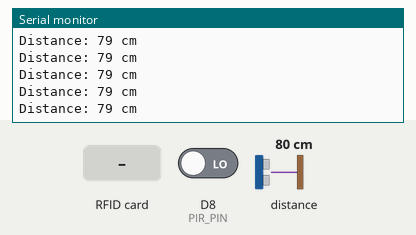
Recording of a sketch running on a simulated ESP8266 (NodeMCU). Parts: the last lines printed to the serial monitor. Wiring (inferred from the names in the program): ultrasonic range finder: trigger D4; echo D3. The inputs (shaded band) are chosen by the test bench; at power-on: distance to the obstacle 80 cm, D8 (PIR_PIN) LOW. The echo pulse lasts 58.3 µs per cm; WiFi joins after 1.5 s; servers stay silent unless stated.

Above: at 3.2 s.
3.3 s: distance to the obstacle set to 35 cm
At 3.48 s:
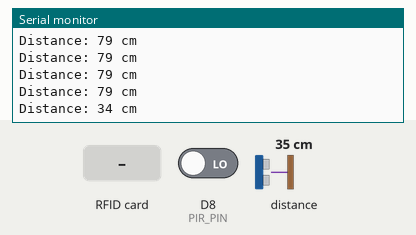
6.3 s: RFID card 62 F1 9C 64 held to the reader
At 7.4 s:
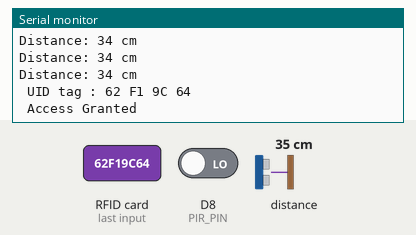
7.9 s: RFID card F3 F2 EE BC held to the reader
At 12.0 s:
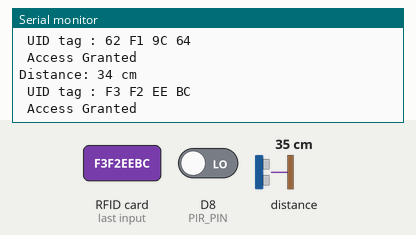

Measured:
- after the input at 3.3 s, the serial monitor: prints a new line after 0.06 s (image 1)
- after the input at 6.3 s, the serial monitor: prints a new line after 0.10 s (image 2)
- after the input at 7.9 s, the serial monitor: prints a new line after 2.8 s (image 3)

The sketch:

client_distance_rfid.ino
```cpp
//includerea bibliotecilor
#include <ESP8266WiFi.h> //biblioteca WiFi pentru ESP8266
#include <ESP8266HTTPClient.h> //biblioteca care permite sa se faca cereri HTTP
#include <SPI.h> //biblioteca pentru comunicarea intre placuta si componente i/o
#include <MFRC522.h> //biblioteca pentru citirea sau scrierea cardurilor RFID

//variabilele pentru configurarea conexiunii WiFi
#define ssid "my WiFi name"
#define password "my WiFi password"

//configurare pinilor pentru interfatarea componentelor
//pinii pentru senzorul de distanta
#define trigPin D4
#define echoPin D3

//pinii RFID-ului
#define SS_PIN D2
#define RST_PIN D1

//pinul senzorului PIR
#define PIR_PIN D8

HTTPClient http;   //declararea obiectului pentru a apela funcționalitatea bibliotecii
MFRC522 mfrc522(SS_PIN, RST_PIN);   //declararea obiectului cititor rfid

int statuss = 0;
int out = 0;
long duration;
int distance;

void setup () {
  Serial.begin(9600);

  //conectarea la WiFi
  WiFi.begin(ssid, password);

  IPAddress ip(192,168,1,210);
  IPAddress gateway(192,168,1,1);
  IPAddress subnet(225,225,225,0);
  WiFi.config(ip, gateway, subnet); //configurarea conexiunii

  while (WiFi.status() != WL_CONNECTED) { //verificarea statusul conexiunii
    delay(1000);
    Serial.print("Connecting..");
  }

  SPI.begin();      // initializarea comunicarii
  mfrc522.PCD_Init();   // initialzarea MFRC522

  pinMode(trigPin, OUTPUT); //setarea pinilor senzorului de distanta
  pinMode(echoPin, INPUT);
  pinMode(PIR_PIN, INPUT); //setarea pinului PIR ca output

}

void loop() {
  //trimiterea unei sunet de frecventa inalta pentru aproximarea distantei
  digitalWrite(trigPin, LOW);
  delayMicroseconds(2);
  digitalWrite(trigPin, HIGH);
  delayMicroseconds(10);
  digitalWrite(trigPin, LOW);

  duration = pulseIn(echoPin, HIGH);
  distance= duration*0.034/2; //calcularea distantei in functie de durata in care sunetul a fost trimis si receptat inmultit cu viteza sunetului/2
  Serial.print("Distance: ");
  Serial.print(distance);
  Serial.println(" cm");
  delay(100);

  if (WiFi.status() == WL_CONNECTED && distance < 50 && digitalRead(PIR_PIN)) { //verifica statusul conexiunii, distanta intre persoana si senzor, verifica daca este un om
    http.begin("192.168.1.200",80,"/vinemonstrul"); //apelarea metodei "begin()" pentru a specifica URL-ul catre care se va face cererea HTTP
    http.GET(); // apelarea metodei "GET()" pentru trimiterea cererii care returneaza codul HTTP
    http.end(); // apelarea metodei "end()" pentru eliberarea resuselor
    delay(4000);
  }

  // verifica daca sunt carduri nou
  if ( ! mfrc522.PICC_IsNewCardPresent()){
    return;
  }
  // selecteaza cardul
  if ( ! mfrc522.PICC_ReadCardSerial()) {
    return;
  }
  //afisarea UID in serial
  Serial.println();
  Serial.print(" UID tag :");
  String content= "";
  byte letter;
  //transforma IDul hex intr-un string ce se poate compara cu ce este in memorie
  for (byte i = 0; i < mfrc522.uid.size; i++) {
     Serial.print(mfrc522.uid.uidByte[i] < 0x10 ? " 0" : " ");
     Serial.print(mfrc522.uid.uidByte[i], HEX);
     content.concat(String(mfrc522.uid.uidByte[i] < 0x10 ? " 0" : " "));
     content.concat(String(mfrc522.uid.uidByte[i], HEX));
  }
  content.toUpperCase();
  Serial.println();
  //verifica daca dispozitivul este conectat la wifi si daca UID ul citit este egal cu cele 2 pentru a permite accesul sau nu
  if (WiFi.status() == WL_CONNECTED && content.substring(1) == "62 F1 9C 64" || WiFi.status() == WL_CONNECTED && content.substring(1) == "F3 F2 EE BC"){
    Serial.println(" Access Granted ");
    http.begin("192.168.1.200",80,"/open");
    http.GET();
    http.end();
    statuss = 1;
    delay(4000);
  } else{
    Serial.println(" Access Denied ");
    delay(3000);
  }
}
```
